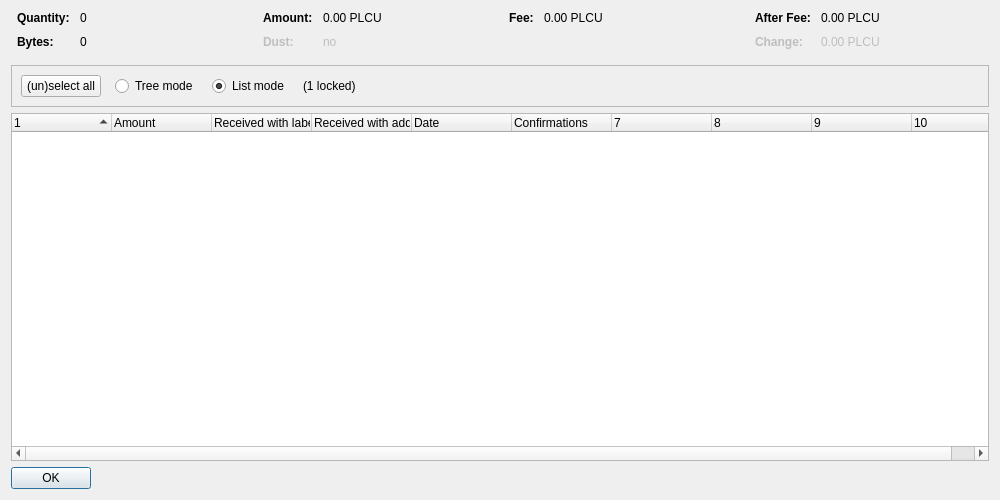
<?xml version="1.0" encoding="UTF-8"?>
<ui version="4.0">
 <class>CoinControlDialog</class>
 <widget class="QDialog" name="CoinControlDialog">
  <property name="geometry">
   <rect>
    <x>0</x>
    <y>0</y>
    <width>1000</width>
    <height>500</height>
   </rect>
  </property>
  <property name="windowTitle">
   <string>Coin Selection</string>
  </property>
  <layout class="QVBoxLayout" name="verticalLayout">
   <item>
    <layout class="QHBoxLayout" name="horizontalLayoutTop" stretch="0,0,0,0">
     <property name="topMargin">
      <number>0</number>
     </property>
     <property name="bottomMargin">
      <number>10</number>
     </property>
     <item>
      <layout class="QFormLayout" name="formLayoutCoinControl1">
       <property name="horizontalSpacing">
        <number>10</number>
       </property>
       <property name="verticalSpacing">
        <number>10</number>
       </property>
       <property name="leftMargin">
        <number>6</number>
       </property>
       <property name="rightMargin">
        <number>6</number>
       </property>
       <item row="0" column="0">
        <widget class="QLabel" name="labelCoinControlQuantityText">
         <property name="font">
          <font>
           <weight>75</weight>
           <bold>true</bold>
          </font>
         </property>
         <property name="text">
          <string>Quantity:</string>
         </property>
        </widget>
       </item>
       <item row="0" column="1">
        <widget class="QLabel" name="labelCoinControlQuantity">
         <property name="cursor">
          <cursorShape>IBeamCursor</cursorShape>
         </property>
         <property name="contextMenuPolicy">
          <enum>Qt::ActionsContextMenu</enum>
         </property>
         <property name="text">
          <string notr="true">0</string>
         </property>
         <property name="textInteractionFlags">
          <set>Qt::LinksAccessibleByMouse|Qt::TextSelectableByKeyboard|Qt::TextSelectableByMouse</set>
         </property>
        </widget>
       </item>
       <item row="1" column="0">
        <widget class="QLabel" name="labelCoinControlBytesText">
         <property name="font">
          <font>
           <weight>75</weight>
           <bold>true</bold>
          </font>
         </property>
         <property name="text">
          <string>Bytes:</string>
         </property>
        </widget>
       </item>
       <item row="1" column="1">
        <widget class="QLabel" name="labelCoinControlBytes">
         <property name="cursor">
          <cursorShape>IBeamCursor</cursorShape>
         </property>
         <property name="contextMenuPolicy">
          <enum>Qt::ActionsContextMenu</enum>
         </property>
         <property name="text">
          <string notr="true">0</string>
         </property>
         <property name="textInteractionFlags">
          <set>Qt::LinksAccessibleByMouse|Qt::TextSelectableByKeyboard|Qt::TextSelectableByMouse</set>
         </property>
        </widget>
       </item>
      </layout>
     </item>
     <item>
      <layout class="QFormLayout" name="formLayoutCoinControl2">
       <property name="horizontalSpacing">
        <number>10</number>
       </property>
       <property name="verticalSpacing">
        <number>10</number>
       </property>
       <property name="leftMargin">
        <number>6</number>
       </property>
       <property name="rightMargin">
        <number>6</number>
       </property>
       <item row="0" column="0">
        <widget class="QLabel" name="labelCoinControlAmountText">
         <property name="font">
          <font>
           <weight>75</weight>
           <bold>true</bold>
          </font>
         </property>
         <property name="text">
          <string>Amount:</string>
         </property>
        </widget>
       </item>
       <item row="0" column="1">
        <widget class="QLabel" name="labelCoinControlAmount">
         <property name="cursor">
          <cursorShape>IBeamCursor</cursorShape>
         </property>
         <property name="contextMenuPolicy">
          <enum>Qt::ActionsContextMenu</enum>
         </property>
         <property name="text">
          <string notr="true">0.00 PLCU</string>
         </property>
         <property name="textInteractionFlags">
          <set>Qt::LinksAccessibleByMouse|Qt::TextSelectableByKeyboard|Qt::TextSelectableByMouse</set>
         </property>
        </widget>
       </item>
       <item row="1" column="0">
        <widget class="QLabel" name="labelCoinControlLowOutputText">
         <property name="enabled">
          <bool>false</bool>
         </property>
         <property name="font">
          <font>
           <weight>75</weight>
           <bold>true</bold>
          </font>
         </property>
         <property name="text">
          <string>Dust:</string>
         </property>
        </widget>
       </item>
       <item row="1" column="1">
        <widget class="QLabel" name="labelCoinControlLowOutput">
         <property name="enabled">
          <bool>false</bool>
         </property>
         <property name="cursor">
          <cursorShape>IBeamCursor</cursorShape>
         </property>
         <property name="contextMenuPolicy">
          <enum>Qt::ActionsContextMenu</enum>
         </property>
         <property name="text">
          <string notr="true">no</string>
         </property>
         <property name="textInteractionFlags">
          <set>Qt::LinksAccessibleByMouse|Qt::TextSelectableByKeyboard|Qt::TextSelectableByMouse</set>
         </property>
        </widget>
       </item>
      </layout>
     </item>
     <item>
      <layout class="QFormLayout" name="formLayoutCoinControl3">
       <property name="horizontalSpacing">
        <number>10</number>
       </property>
       <property name="verticalSpacing">
        <number>10</number>
       </property>
       <property name="leftMargin">
        <number>6</number>
       </property>
       <property name="rightMargin">
        <number>6</number>
       </property>
       <item row="0" column="0">
        <widget class="QLabel" name="labelCoinControlFeeText">
         <property name="font">
          <font>
           <weight>75</weight>
           <bold>true</bold>
          </font>
         </property>
         <property name="text">
          <string>Fee:</string>
         </property>
        </widget>
       </item>
       <item row="0" column="1">
        <widget class="QLabel" name="labelCoinControlFee">
         <property name="cursor">
          <cursorShape>IBeamCursor</cursorShape>
         </property>
         <property name="contextMenuPolicy">
          <enum>Qt::ActionsContextMenu</enum>
         </property>
         <property name="text">
          <string notr="true">0.00 PLCU</string>
         </property>
         <property name="textInteractionFlags">
          <set>Qt::LinksAccessibleByMouse|Qt::TextSelectableByKeyboard|Qt::TextSelectableByMouse</set>
         </property>
        </widget>
       </item>
      </layout>
     </item>
     <item>
      <layout class="QFormLayout" name="formLayoutCoinControl4">
       <property name="horizontalSpacing">
        <number>10</number>
       </property>
       <property name="verticalSpacing">
        <number>10</number>
       </property>
       <property name="leftMargin">
        <number>6</number>
       </property>
       <property name="rightMargin">
        <number>6</number>
       </property>
       <item row="0" column="0">
        <widget class="QLabel" name="labelCoinControlAfterFeeText">
         <property name="font">
          <font>
           <weight>75</weight>
           <bold>true</bold>
          </font>
         </property>
         <property name="text">
          <string>After Fee:</string>
         </property>
        </widget>
       </item>
       <item row="0" column="1">
        <widget class="QLabel" name="labelCoinControlAfterFee">
         <property name="cursor">
          <cursorShape>IBeamCursor</cursorShape>
         </property>
         <property name="contextMenuPolicy">
          <enum>Qt::ActionsContextMenu</enum>
         </property>
         <property name="text">
          <string notr="true">0.00 PLCU</string>
         </property>
         <property name="textInteractionFlags">
          <set>Qt::LinksAccessibleByMouse|Qt::TextSelectableByKeyboard|Qt::TextSelectableByMouse</set>
         </property>
        </widget>
       </item>
       <item row="1" column="0">
        <widget class="QLabel" name="labelCoinControlChangeText">
         <property name="enabled">
          <bool>false</bool>
         </property>
         <property name="font">
          <font>
           <weight>75</weight>
           <bold>true</bold>
          </font>
         </property>
         <property name="text">
          <string>Change:</string>
         </property>
        </widget>
       </item>
       <item row="1" column="1">
        <widget class="QLabel" name="labelCoinControlChange">
         <property name="enabled">
          <bool>false</bool>
         </property>
         <property name="cursor">
          <cursorShape>IBeamCursor</cursorShape>
         </property>
         <property name="contextMenuPolicy">
          <enum>Qt::ActionsContextMenu</enum>
         </property>
         <property name="text">
          <string notr="true">0.00 PLCU</string>
         </property>
         <property name="textInteractionFlags">
          <set>Qt::LinksAccessibleByMouse|Qt::TextSelectableByKeyboard|Qt::TextSelectableByMouse</set>
         </property>
        </widget>
       </item>
      </layout>
     </item>
    </layout>
   </item>
   <item>
    <widget class="QFrame" name="frame">
     <property name="minimumSize">
      <size>
       <width>0</width>
       <height>40</height>
      </size>
     </property>
     <property name="frameShape">
      <enum>QFrame::StyledPanel</enum>
     </property>
     <property name="frameShadow">
      <enum>QFrame::Sunken</enum>
     </property>
     <layout class="QHBoxLayout" name="horizontalLayout">
      <item>
       <layout class="QHBoxLayout" name="horizontalLayoutPanel" stretch="0,0,0,0,0">
        <property name="spacing">
         <number>14</number>
        </property>
        <item>
         <widget class="QPushButton" name="pushButtonSelectAll">
          <property name="sizePolicy">
           <sizepolicy hsizetype="Maximum" vsizetype="Fixed">
            <horstretch>0</horstretch>
            <verstretch>0</verstretch>
           </sizepolicy>
          </property>
          <property name="text">
           <string>(un)select all</string>
          </property>
          <property name="autoDefault">
           <bool>false</bool>
          </property>
         </widget>
        </item>
        <item>
         <widget class="QRadioButton" name="radioTreeMode">
          <property name="sizePolicy">
           <sizepolicy hsizetype="Maximum" vsizetype="Fixed">
            <horstretch>0</horstretch>
            <verstretch>0</verstretch>
           </sizepolicy>
          </property>
          <property name="text">
           <string>Tree mode</string>
          </property>
         </widget>
        </item>
        <item>
         <widget class="QRadioButton" name="radioListMode">
          <property name="sizePolicy">
           <sizepolicy hsizetype="Maximum" vsizetype="Fixed">
            <horstretch>0</horstretch>
            <verstretch>0</verstretch>
           </sizepolicy>
          </property>
          <property name="text">
           <string>List mode</string>
          </property>
          <property name="checked">
           <bool>true</bool>
          </property>
         </widget>
        </item>
        <item>
         <widget class="QLabel" name="labelLocked">
          <property name="text">
           <string notr="true">(1 locked)</string>
          </property>
         </widget>
        </item>
        <item>
         <spacer name="horizontalSpacer">
          <property name="orientation">
           <enum>Qt::Horizontal</enum>
          </property>
          <property name="sizeHint" stdset="0">
           <size>
            <width>40</width>
            <height>20</height>
           </size>
          </property>
         </spacer>
        </item>
       </layout>
      </item>
     </layout>
    </widget>
   </item>
   <item>
    <widget class="CoinControlTreeWidget" name="treeWidget">
     <property name="contextMenuPolicy">
      <enum>Qt::CustomContextMenu</enum>
     </property>
     <property name="sortingEnabled">
      <bool>false</bool>
     </property>
     <property name="columnCount">
      <number>10</number>
     </property>
     <attribute name="headerShowSortIndicator" stdset="0">
      <bool>true</bool>
     </attribute>
     <attribute name="headerStretchLastSection">
      <bool>false</bool>
     </attribute>
     <column>
      <property name="text">
       <string/>
      </property>
     </column>
     <column>
      <property name="text">
       <string>Amount</string>
      </property>
     </column>
     <column>
      <property name="text">
       <string>Received with label</string>
      </property>
     </column>
     <column>
      <property name="text">
       <string>Received with address</string>
      </property>
     </column>
     <column>
      <property name="text">
       <string>Date</string>
      </property>
     </column>
     <column>
      <property name="text">
       <string>Confirmations</string>
      </property>
      <property name="toolTip">
       <string>Confirmed</string>
      </property>
     </column>
     <column>
      <property name="text">
       <string/>
      </property>
     </column>
     <column>
      <property name="text">
       <string/>
      </property>
     </column>
     <column>
      <property name="text">
       <string/>
      </property>
     </column>
     <column>
      <property name="text">
       <string/>
      </property>
     </column>
    </widget>
   </item>
   <item>
    <widget class="QDialogButtonBox" name="buttonBox">
     <property name="sizePolicy">
      <sizepolicy hsizetype="Maximum" vsizetype="Fixed">
       <horstretch>0</horstretch>
       <verstretch>0</verstretch>
      </sizepolicy>
     </property>
     <property name="orientation">
      <enum>Qt::Horizontal</enum>
     </property>
     <property name="standardButtons">
      <set>QDialogButtonBox::Ok</set>
     </property>
    </widget>
   </item>
  </layout>
 </widget>
 <customwidgets>
  <customwidget>
   <class>CoinControlTreeWidget</class>
   <extends>QTreeWidget</extends>
   <header>coincontroltreewidget.h</header>
  </customwidget>
 </customwidgets>
 <resources/>
 <connections/>
</ui>
